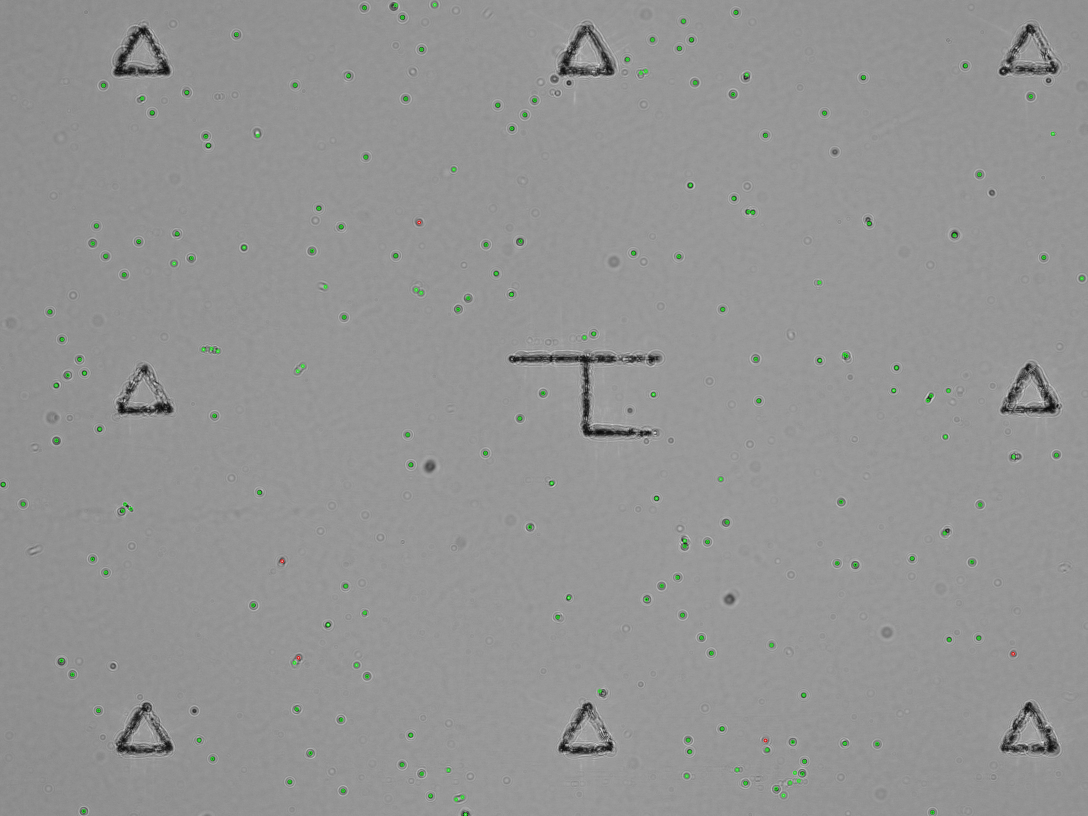
#> input picture ObjectDetection/data/k05-2_result.jpg, 3264 x 2448 px, found by its file name (shown at 1/3 size)
$ python rgbDetection.py
#> lines starting #> are read from the running program, lines starting #| are printed output that depends on the picture; after the words box and inside, x2 and y2 are one past the last pixel; in counts of white or black regions, pixels touching at a corner belong together
import cv2
import numpy as np

img_name = 'ObjectDetection/data/k05-2_result.jpg'
downsample = 0.4

img = cv2.imread(img_name)
#> img is the input picture: shape (2448, 3264, 3); mean B, G, R 148, 148.4, 148
img - cv2.cvtColor(img, cv2.COLOR_BGR2HSV)
#img = cv2.resize(img, (0,0), fx=downsample, fy= downsample)

# RED
bgrLower_R = np.array([0, 0, 80])
bgrUpper_R = np.array([70, 255, 255])

# GREEN
bgrLower_G = np.array([0, 128, 0])
bgrUpper_G = np.array([80, 255, 255])

img_mask = cv2.inRange(img, bgrLower_G, bgrUpper_G)
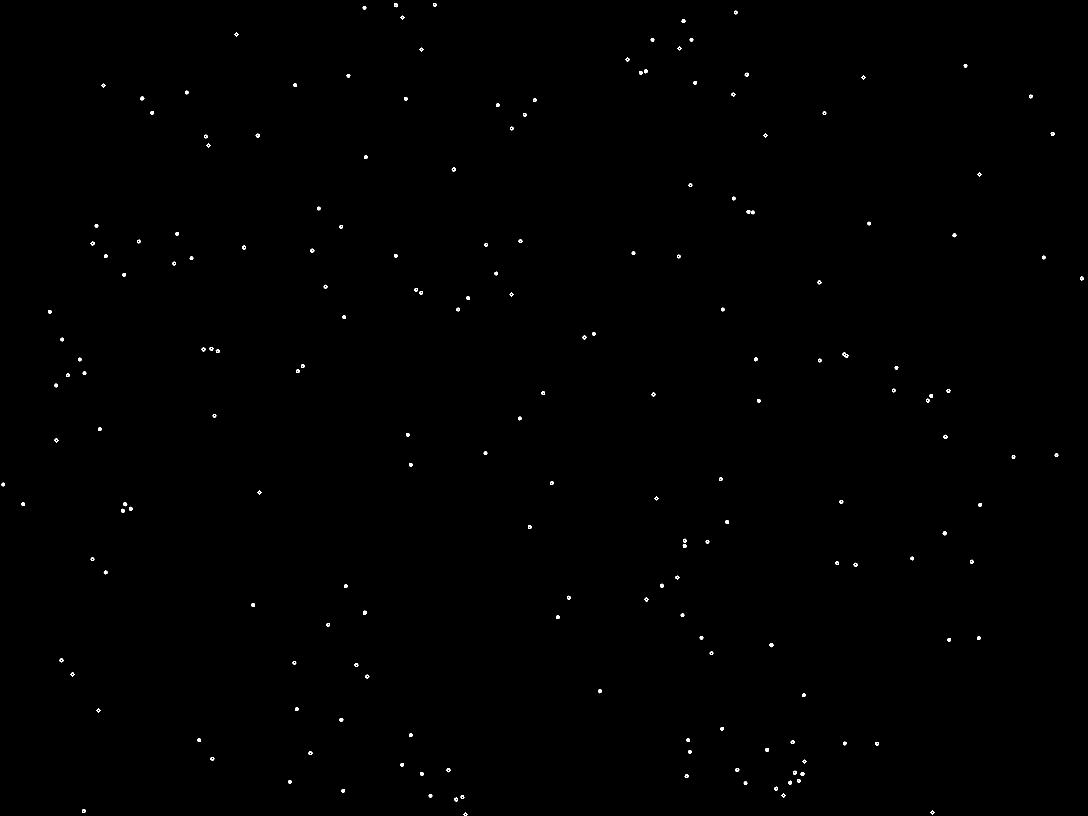
#> img_mask: shape (2448, 3264) (shown at 1/3 size); 0.19% white; 189 white regions, largest, box (x1, y1, x2, y2) and area: (2528, 1058, 2546, 1073) 142, (2308, 1929, 2321, 1942) 96, (421, 290, 433, 301) 94
result_G = cv2.bitwise_and(img, img, mask=img_mask)

img_mask = cv2.inRange(img, bgrLower_R, bgrUpper_R)
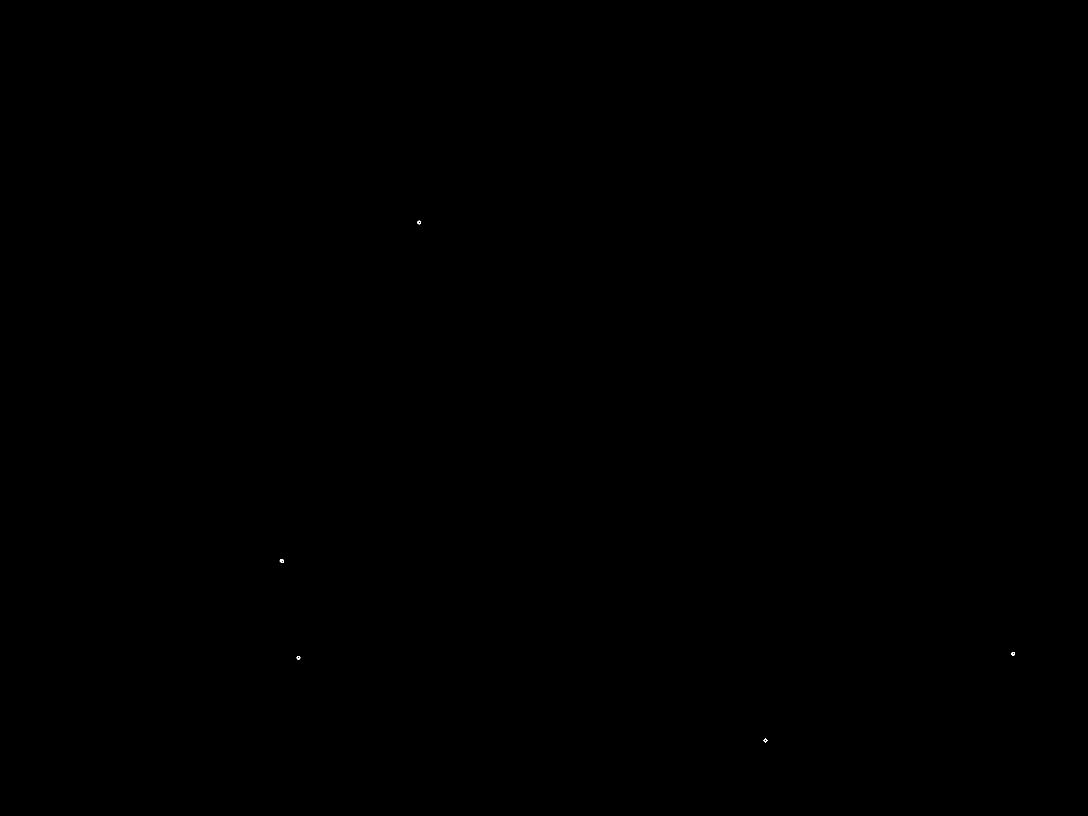
#> img_mask: shape (2448, 3264) (shown at 1/3 size); 0% white in thin lines or dots, all inside (x1, y1, x2, y2) = (839, 662, 3045, 2227)
result_R = cv2.bitwise_and(img, img, mask=img_mask)

cv2.imwrite('{}_Live_cell.jpg'.format(img_name[21:-4]), result_G)
cv2.imwrite('{}_Dead_cell.jpg'.format(img_name[21:-4]), result_R)

$ run again, with ObjectDetection/data/k2-2_result.jpg copied over ObjectDetection/data/k05-2_result.jpg
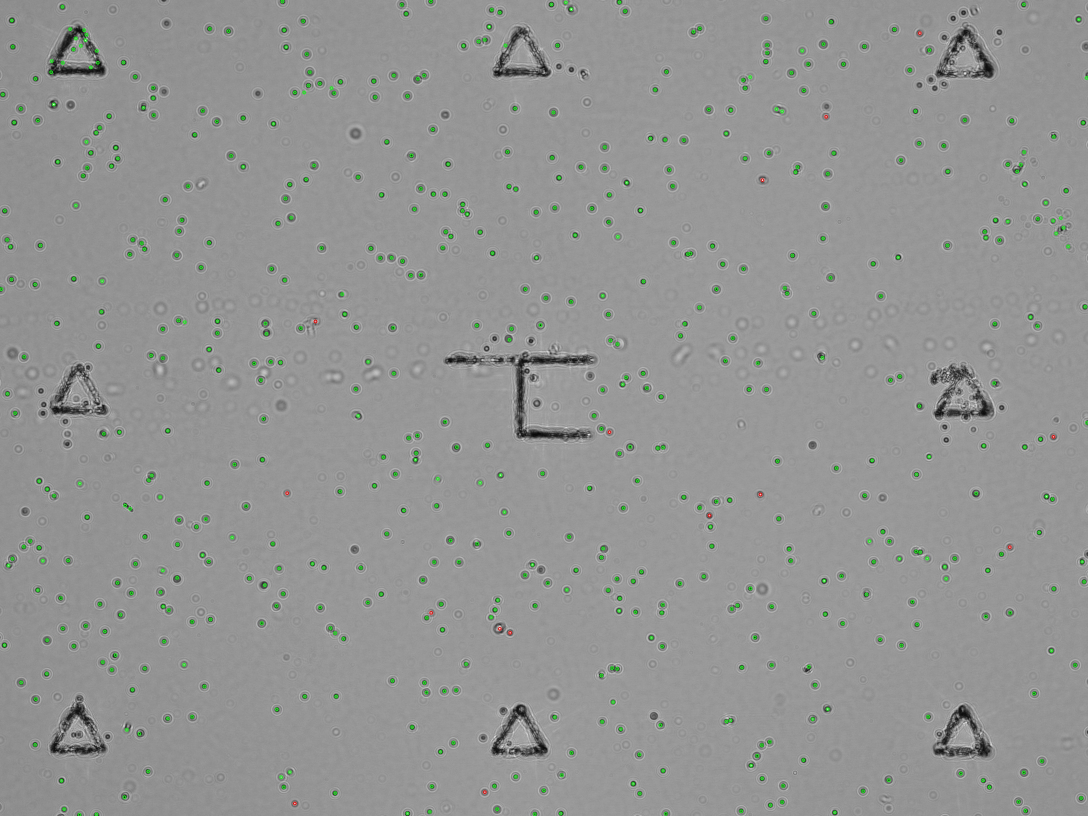
#> input picture ObjectDetection/data/k2-2_result.jpg, 3264 x 2448 px, found by its file name (shown at 1/3 size)
#> img is the input picture: shape (2448, 3264, 3); mean B, G, R 147.6, 148.9, 147.7
#> `img_mask = cv2.inRange(img, bgrLower_G, bgrUpper_G)`:
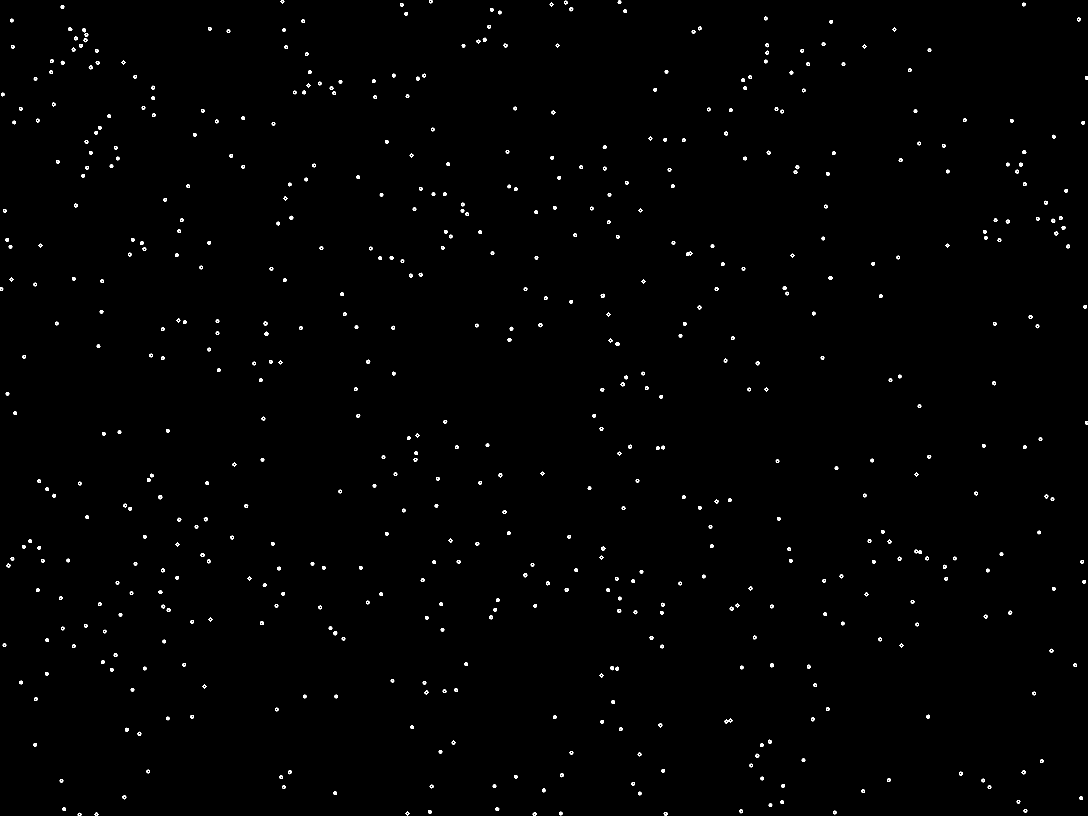
#> img_mask: shape (2448, 3264) (shown at 1/3 size); 0.56% white; 588 white regions, largest, box (x1, y1, x2, y2) and area: (2058, 754, 2077, 768) 133, (999, 1893, 1012, 1906) 101, (3066, 450, 3079, 462) 98
#> `result_G = cv2.bitwise_and(img, img, mask=img_mask)`:
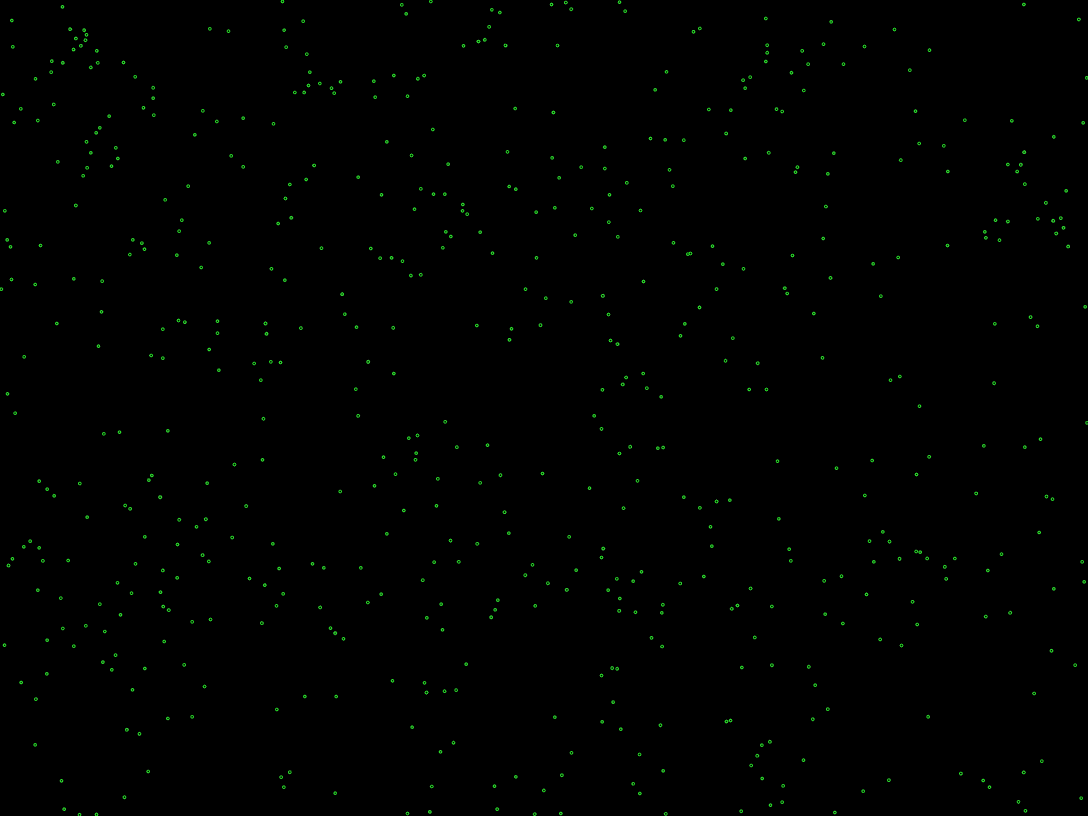
#> result_G: shape (2448, 3264, 3) (shown at 1/3 size); mean B, G, R 0.2, 1.2, 0.2
